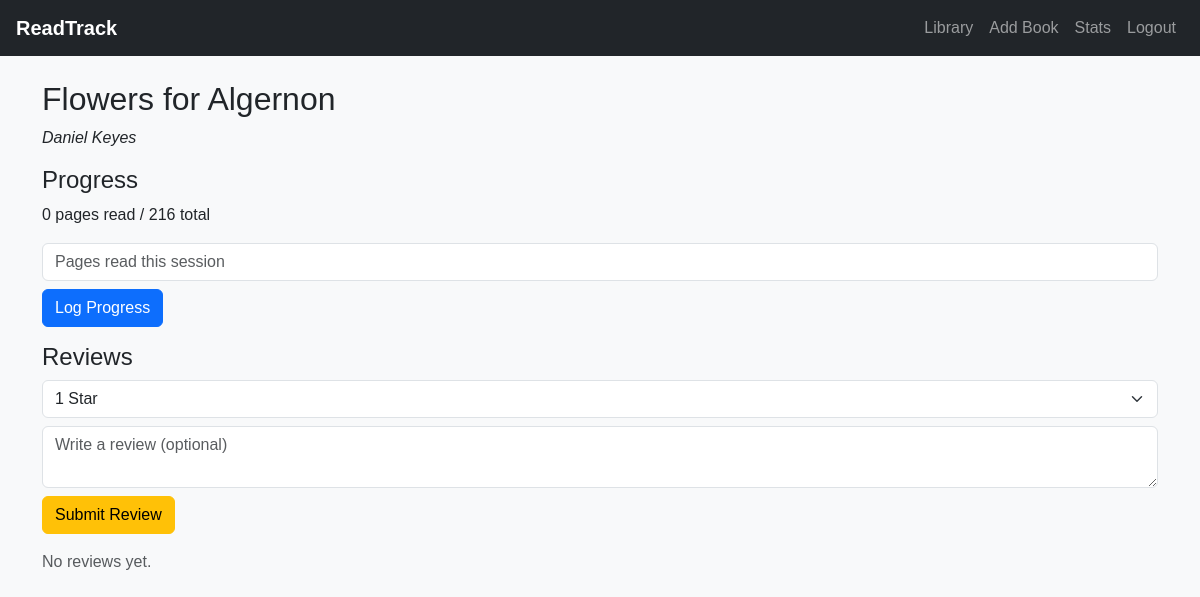
The app's page /book/9 (signed in) with its own data.
### tables this page shows
CREATE TABLE books (
    id INTEGER PRIMARY KEY AUTOINCREMENT,
    user_id INTEGER NOT NULL,
    title TEXT NOT NULL,
    author TEXT NOT NULL,
    pages INTEGER,
    added TIMESTAMP DEFAULT CURRENT_TIMESTAMP,
    FOREIGN KEY (user_id) REFERENCES users(id)
);

### app.py (the view, shortened to what this page needs)
@app.route("/book/<int:book_id>", methods=["GET", "POST"])
@login_required
def book(book_id):
    user_id = session["user_id"]
    rows = db.execute("SELECT * FROM books WHERE id = ? AND user_id = ?", book_id, user_id)
    if len(rows) != 1:
        return apology("book not found")
    book = rows[0]
    progress = db.execute("SELECT IFNULL(SUM(pages_read), 0) AS total FROM entries WHERE book_id = ? AND user_id = ?",
                          book_id, user_id)[0]["total"]
    reviews = db.execute("SELECT rating, review, date FROM reviews WHERE book_id = ? AND user_id = ? ORDER BY date DESC",
                         book_id, user_id)
    return render_template("book.html", book=book, progress=progress, reviews=reviews)

### app.py (called while the page is built)
@app.after_request
def after_request(response):
    response.headers["Cache-Control"] = "no-cache, no-store, must-revalidate"
    response.headers["Expires"] = 0
    response.headers["Pragma"] = "no-cache"
    return response

def login_required(f):
    from functools import wraps
    @wraps(f)
    def decorated_function(*args, **kwargs):
        if session.get("user_id") is None:
            return redirect("/login")
        return f(*args, **kwargs)
    return decorated_function

### templates/book.html
{% extends "layout.html" %}
{% block body %}
<h2>{{ book.title }}</h2>
<p><em>{{ book.author }}</em></p>
<h4>Progress</h4>
<p>{{ progress }} pages read{% if book.pages %} / {{ book.pages }} total{% endif %}</p>
<form method="post" class="mb-3">
    <input name="pages_read" class="form-control mb-2" placeholder="Pages read this session">
    <button class="btn btn-primary">Log Progress</button>
</form>
<h4>Reviews</h4>
<form action="/review/{{ book.id }}" method="post" class="mb-3">
    <select name="rating" class="form-select mb-2">
        {% for r in range(1,6) %}
        <option value="{{ r }}">{{ r }} Star{{ 's' if r > 1 }}</option>
        {% endfor %}
    </select>
    <textarea name="review" class="form-control mb-2" placeholder="Write a review (optional)"></textarea>
    <button class="btn btn-warning">Submit Review</button>
</form>
{% for r in reviews %}
<div class="border rounded p-3 mb-3">
    <strong>{{ '★' * r.rating }}</strong>
    <p class="mb-1">{{ r.review }}</p>
    <small class="text-muted">{{ r.date }}</small>
</div>
{% else %}
<p class="text-muted">No reviews yet.</p>
{% endfor %}
{% endblock %}

### static/styles.css (style rules this page uses)
body { background: #f8f9fa; font-family: Arial, Helvetica, sans-serif; }

### records on screen
books: title "Flowers for Algernon", author "Daniel Keyes", pages "216"

### other values on screen
{{ progress }} "0"
form field rating "1 Star"
